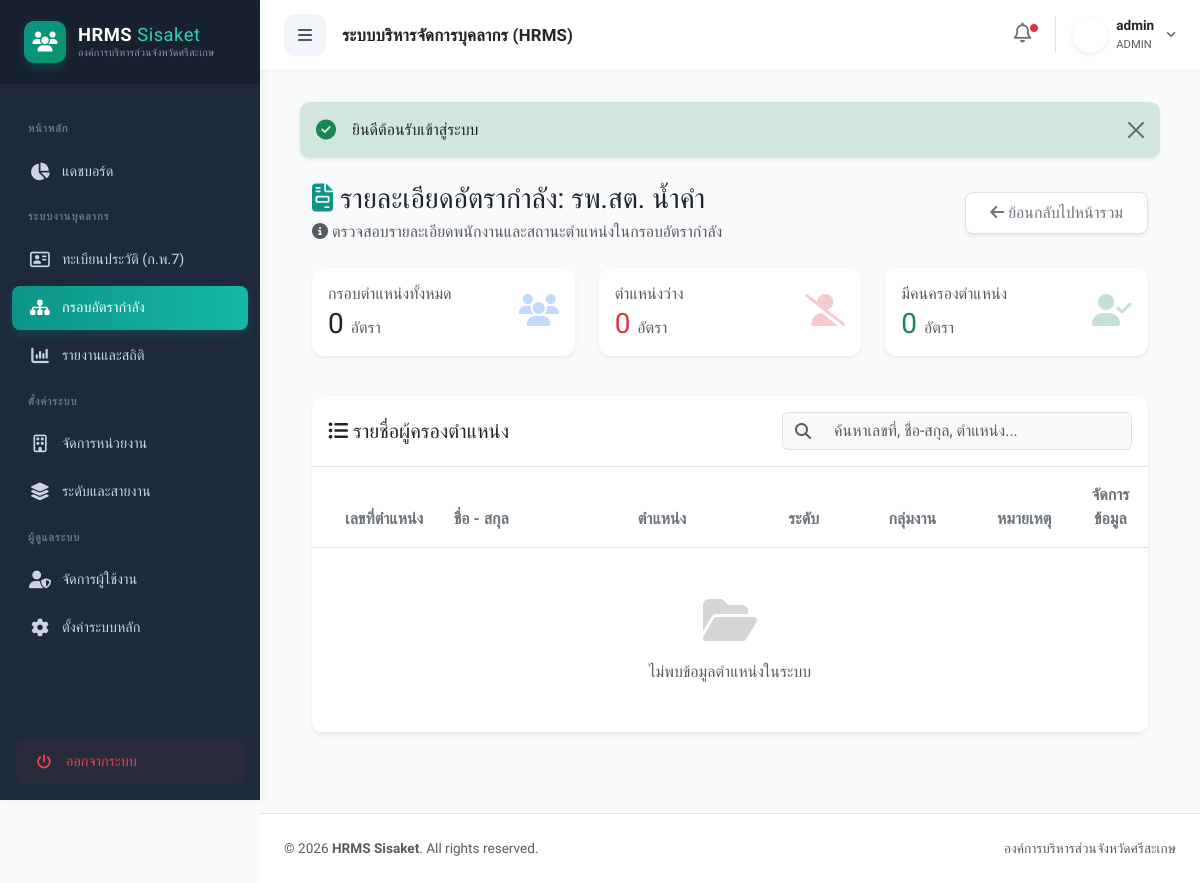
The app's page /index.php?action=manpower_detail&dept=รพ.สต.+น้ำคำ (signed in), older data.
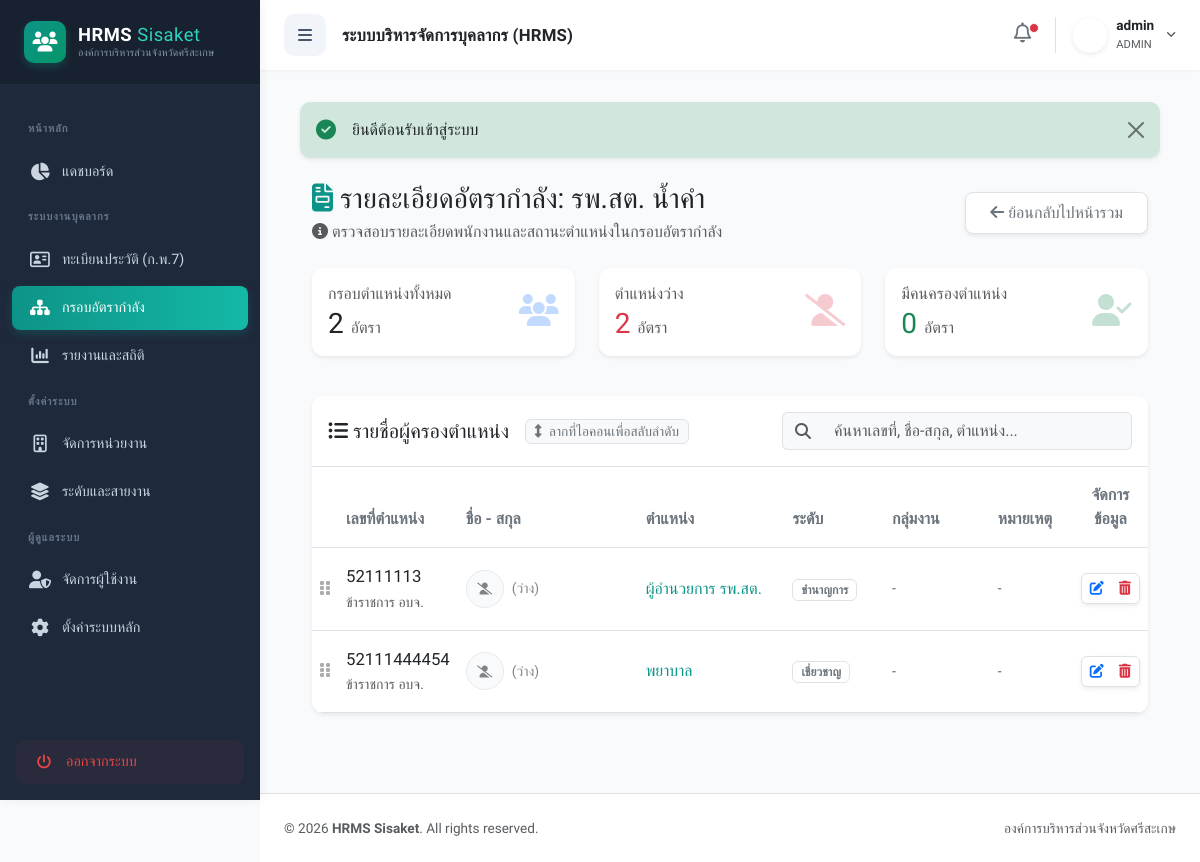
The same page, newer data.
### tables this page shows
CREATE TABLE `manpower` (
  `id` int(11) NOT NULL,
  `department` varchar(255) NOT NULL,
  `division` varchar(255) DEFAULT '-',
  `employee_type` varchar(100) DEFAULT 'ข้าราชการ อบจ.',
  `position_number` varchar(100) NOT NULL,
  `position_name` varchar(255) NOT NULL,
  `level` varchar(100) DEFAULT NULL,
  `status` enum('occupied','vacant') DEFAULT 'vacant',
  `remark` text DEFAULT NULL,
  `created_at` timestamp NOT NULL DEFAULT current_timestamp(),
  `sort_order` int(11) DEFAULT 0
);

### views/manpower/detail.php (the view, shortened to what the rows shown need)
<?php
include 'views/layout/header.php';
$is_dept_view = isset($_GET['dept']) && !empty($_GET['dept']);
$dept_name = $is_dept_view ? trim($_GET['dept']) : '';
if ($is_dept_view) {
    $page_title = "รายละเอียดอัตรากำลัง: " . h($dept_name);
    $positionsList = $dept_manpowers ?? [];
} else {
    $page_title = "รายละเอียดเลขที่ตำแหน่ง: " . h($manpower['position_number'] ?? '-');
    $positionsList = isset($manpower) && !empty($manpower) ? [$manpower] : [];
}
?>
<div class="container-fluid mb-5 mt-4">
    <div class="d-flex flex-column flex-md-row justify-content-between align-items-start align-items-md-center mb-4 gap-3">
        <div>
            <h2 class="h3 font-weight-bold text-dark mb-1">
                <i class="fas fa-file-invoice text-teal mr-2" style="color: #0d9488;"></i> <?= $page_title ?>
            </h2>
        </div>
    </div>
    <div class="card shadow-sm border-0" style="border-radius: 12px; overflow: hidden;">
        <div class="card-body p-0">
            <div class="table-responsive">
                <table class="table table-hover align-middle mb-0" id="positionsTable" style="border-collapse: separate; border-spacing: 0;">
                    <thead style="background-color: #f8fafc;">
                        <tr>
                            <th width="3%" class="border-bottom"></th>
                            <th class="py-3 border-bottom text-secondary font-weight-bold" width="13%">เลขที่ตำแหน่ง</th>
                            <th class="py-3 border-bottom text-secondary font-weight-bold" width="22%">ชื่อ - สกุล</th>
                            <th class="py-3 border-bottom text-secondary font-weight-bold" width="18%">ตำแหน่ง</th>
                            <th class="py-3 border-bottom text-secondary font-weight-bold" width="12%">ระดับ</th>
                            <th class="py-3 border-bottom text-secondary font-weight-bold" width="13%">กลุ่มงาน</th>
                            <th class="py-3 border-bottom text-secondary font-weight-bold" width="10%">หมายเหตุ</th>
                            <th class="py-3 pr-4 border-bottom text-center text-secondary font-weight-bold" width="9%">จัดการข้อมูล</th>
                        </tr>
                    </thead>
                    <tbody id="sortable-tbody">
                        <?php if(empty($positionsList)): ?>
                            <tr id="emptyRow"><td colspan="8" class="text-center py-5 text-muted"><i class="fas fa-folder-open fa-3x mb-3 opacity-25"></i><br>ไม่พบข้อมูลตำแหน่งในระบบ</td></tr>
                        <?php else: foreach($positionsList as $mp): ?>
                            <tr class="searchable-row" data-id="<?= h($mp['id']) ?>" style="transition: background-color 0.2s;">
                                <td class="text-center text-muted drag-handle pl-2">
                                    <i class="fas fa-grip-vertical opacity-50 hover-opacity-100"></i>
                                </td>
                                <td class="py-3 border-bottom">
                                    <div class="font-weight-bold text-dark" style="font-size: 1.05rem;"><?= h($mp['position_number']) ?></div>
                                    <small class="text-muted"><?= h($mp['employee_type'] ?? '') ?></small>
                                </td>
                                <td class="py-3 border-bottom">
                                    <?php
                                        $has_person = false; $emp_full_name = ""; $emp_id_link = ""; $emp_avatar = "";
                                    ?>
                                    <?php if($has_person): ?>
                                        <div class="d-flex align-items-center">
                                            <div class="me-2">
                                                <?php if(!empty($emp_avatar) && file_exists("uploads/" . $emp_avatar)): ?>
                                                    <img src="uploads/<?= h($emp_avatar) ?>" alt="Avatar" class="rounded-circle object-fit-cover border shadow-sm" width="38" height="38">
                                                <?php else: ?>
                                                    <div class="bg-teal bg-opacity-10 text-teal rounded-circle d-flex justify-content-center align-items-center border" style="width: 38px; height: 38px; font-weight:bold; font-size: 0.9rem; border-color: rgba(13,148,136,0.2) !important;">
                                                        <?= mb_substr(str_replace(['นาย','นางสาว','นาง','ว่าที่ ร.ต.'], '', $emp_full_name), 0, 1, 'UTF-8') ?>
                                                    </div>
                                                <?php endif; ?>
                                            </div>
                                            <div>
                                                <div class="font-weight-bold text-dark" style="line-height: 1.2;"><?= $emp_full_name ?></div>
                                                <a href="index.php?action=show&id=<?= $emp_id_link ?>" class="text-teal small text-decoration-none hover-underline"><i class="fas fa-address-card me-1"></i>ก.พ.7</a>
                                            </div>
                                        </div>
                                    <?php else: ?>
                                        <div class="d-flex align-items-center text-muted opacity-75">
                                            <div class="bg-light rounded-circle d-flex justify-content-center align-items-center border me-2" style="width: 38px; height: 38px;"><i class="fas fa-user-slash fa-xs"></i></div>
                                            <span class="small font-italic"><?= ($mp['status'] == 'vacant') ? '(ว่าง)' : 'ข้อมูลไม่สมบูรณ์' ?></span>
                                        </div>
                                    <?php endif; ?>
                                </td>
                                <td class="py-3 border-bottom">
                                    <div class="font-weight-bold text-dark" style="color: #0d9488 !important;"><?= h($mp['position_name']) ?></div>
                                </td>
                                <td class="py-3 border-bottom">
                                    <span class="badge border font-weight-normal text-secondary bg-white px-2 py-1"><?= h($mp['level'] ?? '-') ?></span>
                                </td>
                                <td class="py-3 border-bottom">
                                    <div class="text-muted small"><?= h($mp['division'] ?: '-') ?></div>
                                </td>
                                <td class="py-3 border-bottom">
                                    <div class="text-truncate small text-muted" style="max-width: 120px;" title="<?= h($mp['remark']) ?>">
                                        <?= h($mp['remark'] ?: '-') ?>
                                    </div>
                                </td>
                                <td class="py-3 pr-4 border-bottom text-center">
                                    <div class="btn-group shadow-sm border rounded overflow-hidden">
                                        <button type="button" class="btn btn-sm btn-white text-primary border-0" title="แก้ไข"
                                            data-bs-toggle="modal" data-bs-target="#editManpowerModal"
                                            data-id="<?= h($mp['id']) ?>"
                                            data-type="<?= h($mp['employee_type']) ?>"
                                            data-number="<?= h($mp['position_number']) ?>"
                                            data-name="<?= h($mp['position_name']) ?>"
                                            data-level="<?= h($mp['level']) ?>"
                                            data-dept="<?= h($mp['department']) ?>"
                                            data-div="<?= h($mp['division']) ?>"
                                            data-status="<?= h($mp['status']) ?>"
                                            data-remark="<?= h($mp['remark']) ?>">
                                            <i class="fas fa-edit"></i>
                                        </button>
                                        <?php if($mp['status'] == 'vacant'): ?>
                                            <button type="button" class="btn btn-sm btn-white text-danger border-0 btn-delete-mp" title="ลบ" data-id="<?= h($mp['id']) ?>" data-num="<?= h($mp['position_number']) ?>">
                                                <i class="fas fa-trash-alt"></i>
                                            </button>
                                        <?php else: ?>
                                            <button type="button" class="btn btn-sm btn-white text-muted border-0" disabled title="ไม่อนุญาตให้ลบเมื่อมีผู้ครองตำแหน่ง">
                                                <i class="fas fa-trash-alt"></i>
                                            </button>
                                        <?php endif; ?>
                                    </div>
                                </td>
                            </tr>
                        <?php endforeach; endif; ?>
                    </tbody>
                </table>
            </div>
        </div>
    </div>
</div>
<?php include 'views/layout/footer.php'; ?>

Row changes from the older to the newer data that the page shows:
added manpower: position_number "52111113", employee_type "ข้าราชการ อบจ.", status "(ว่าง)", position_name "ผู้อำนวยการ รพ.สต.", level "ชำนาญการ", division "-", remark "-"
added manpower: position_number "52111444454", employee_type "ข้าราชการ อบจ.", status "(ว่าง)", position_name "พยาบาล", level "เชี่ยวชาญ", division "-", remark "-"
Text that changed along with them:
$sum_total: "0" → "2"
$sum_vac: "0" → "2"
text no longer shown: "ไม่พบข้อมูลตำแหน่งในระบบ"
text now shown: "ลากที่ไอคอนเพื่อสลับลำดับ"
